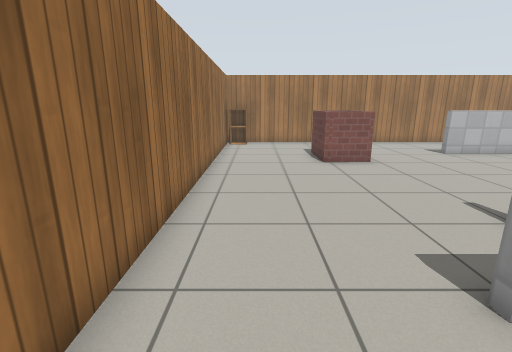
View 1 (above)

12 first-person views from a walk through a world built for the Gazebo simulator. The camera is 1.1 m above the floor, tilts 14° down and sees 85° across. The lines on the ground mark 1 m squares. The floor is counted in squares, 0.5 m on a side. Each view is taken from the middle of a square. On the plan, view 1 faces up. The plan holds only what a view shows up to about 17 squares ahead; the rest is blank. Simple patterns stand in for the simulator's built-in surfaces.

View 2
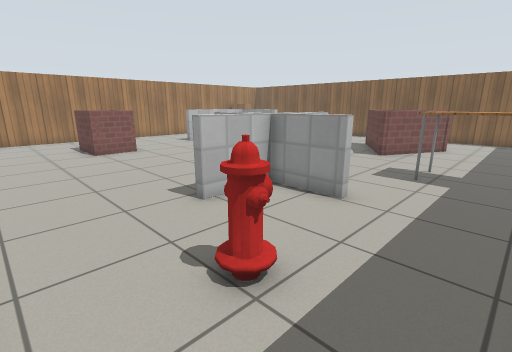

View 3
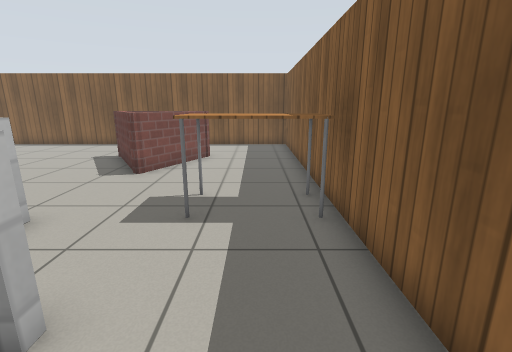

View 4
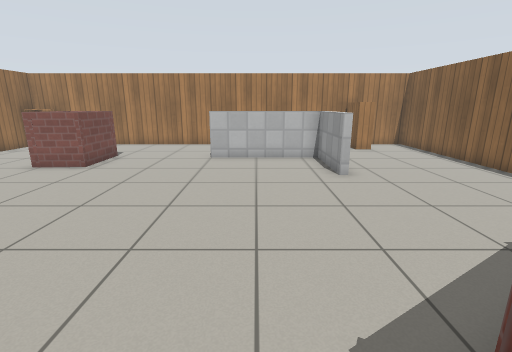

View 5
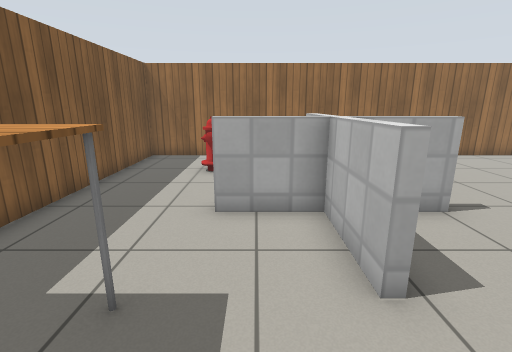

View 6
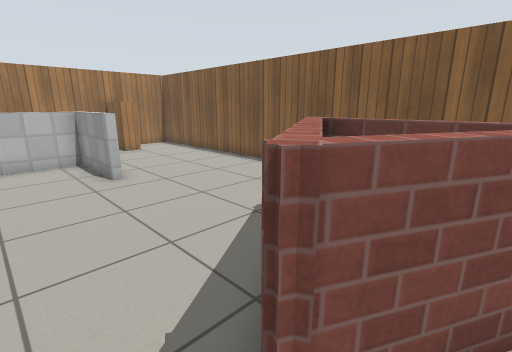

View 7
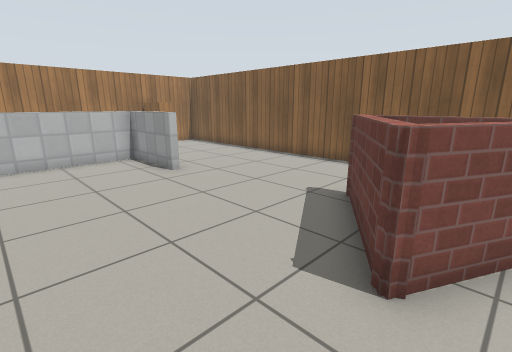

View 8
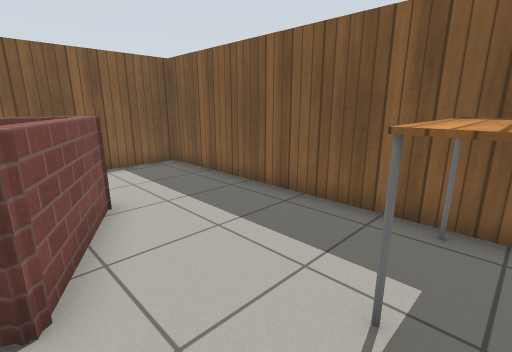

View 9
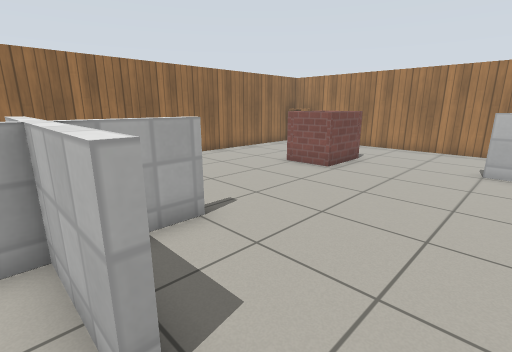

View 10
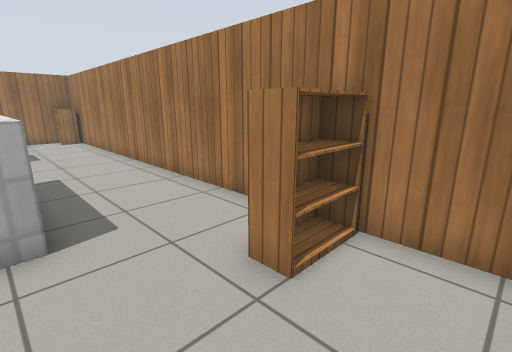

View 11
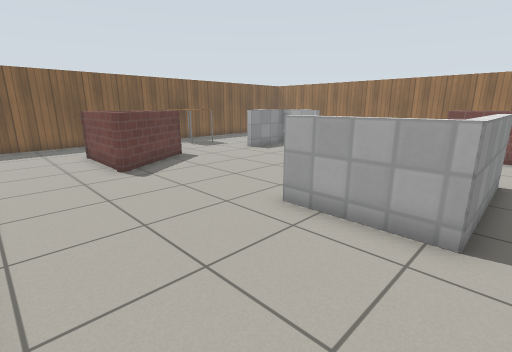

View 12
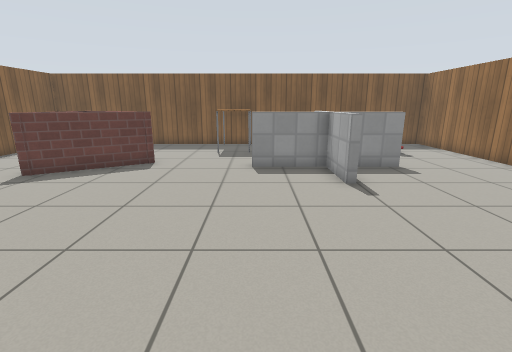

### Floor plan
Points are (right, up) in squares from view 1. A wall is a line through its corners. A room is listed if a view was taken in it or the views show most of it. See-through windows are left out.
Room 1 (views 1, 2, 3)
walls: (5.1, 0) (5.1, 2.5) (2.7, 2.5) (2.7, 2.8); (-1.8, 3.4) (-1.8, -3.8) (5.4, -3.8)
ways out: opening at (0.5, 3) to room 2; opening at (5, -1.5) to room 2
objects: fire hydrant (1, -1) to (1, 0)
Room 2 (views 4, 5, 6, 7, 8, 9, 10, 11, 12)
walls: (5.4, 5.2) (5.4, 2.8); (8.2, 2.8) (8.2, 2.5) (5.4, 2.5) (5.4, 0.1); (9.1, 13.5) (14, 13.5) (14, 9.9) (13.8, 9.9) (13.8, 13.2) (9, 13.2); (15.6, 4.1) (15.6, 0.4); (5.1, 2.8) (5.1, 5.1); (4.7, 13.7) (4.7, 11.2) (2.7, 11.1) (2.7, 13.6); (15.6, 0.1) (12.1, 1.9) (12.2, 2.1) (15.5, 4.1); (5.4, -3.8) (19.6, -3.8) (19.6, 17.6) (-1.8, 17.6) (-1.8, 3.4)
low walls: (15.5, 4.1) (15.6, 4.1); (5.4, 2.8) (8.2, 2.8); (2.7, 2.8) (5.1, 2.8)
ways out: opening at (0.5, 3) to room 1; opening at (5, -1.5) to room 1
objects: cabinet (-1, 17); table (9, -3) to (10, -1); bookshelf (16, 16) to (17, 17)

Where each view was taken, in squares from view 1:
view 1: 0 up, 0 right, facing up
view 2: 3 down, 1 left, facing up-right
view 3: 2 down, 3 right, facing right
view 4: 1 up, 11 right, facing up
view 5: 1 up, 11 right, facing left
view 6: 1 up, 11 right, facing up-right
view 7: 1 up, 9 right, facing up-right
view 8: 2 up, 9 right, facing down-right
view 9: 2 up, 10 right, facing up-left
view 10: 13 up, 19 right, facing up-left
view 11: 14 up, 19 right, facing down-left
view 12: 13 up, 8 right, facing down
